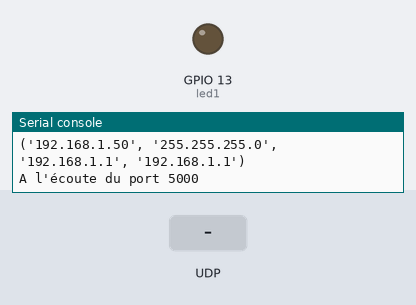
A program run on a simulated ESP32 board running MicroPython. Shown: output pins drawn as LEDs (lit = HIGH), the last lines printed to the serial console. The test bench sets the inputs (shaded band). WiFi joins after 1.5 s.

Above: at 2.7 s.
2.8 s: UDP packet "o" arrives
At 3.4 s:
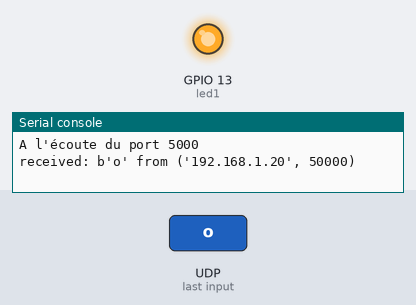
4.3 s: UDP packet "n" arrives
At 5.7 s:
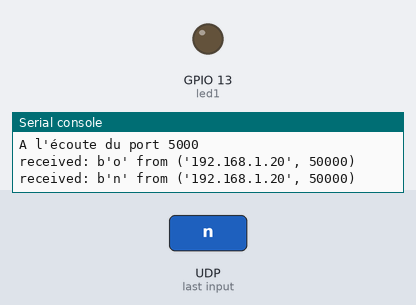
Timing chart, 0 to 7.3 s (numbered marks = the images above; inputs shaded):
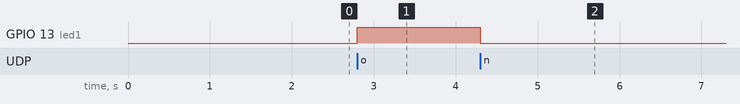

The program:

udp_led.py
```python
"""
serveur udp pour commander une led (char o/n)
"""
from machine import Pin
import socket,sys

led1 = Pin(13,Pin.OUT)

import network

# user data
ssid = "xxxxxxxxxx" # wifi router name
pw = "xxxxxxxxxxx" # wifi router password
# wifi connection station mode
wifi = network.WLAN(network.STA_IF)
wifi.active(True)
wifi.connect(ssid, pw)
while not wifi.isconnected():
    pass
print(wifi.ifconfig())

s = socket.socket(socket.AF_INET, socket.SOCK_DGRAM)
s.setsockopt(socket.SOL_SOCKET, socket.SO_REUSEADDR, 1)
s.bind(('', 5000))
print("A l'écoute du port 5000")

while True:
    try:
        data, addr = s.recvfrom(1024)
        print('received:',data,'from',addr)
        if (data.decode()=='o'):
            led1.on()
        elif (data.decode()=='n'):
            led1.off()
    except KeyboardInterrupt:
        print('Ctrl-C pressed...exiting')
        s.close()
        sys.exit()
```

Measured:
- after the input at 2.8 s, GPIO 13 (led1): LOW → HIGH at once
- after the input at 4.3 s, GPIO 13 (led1): HIGH → LOW at once
